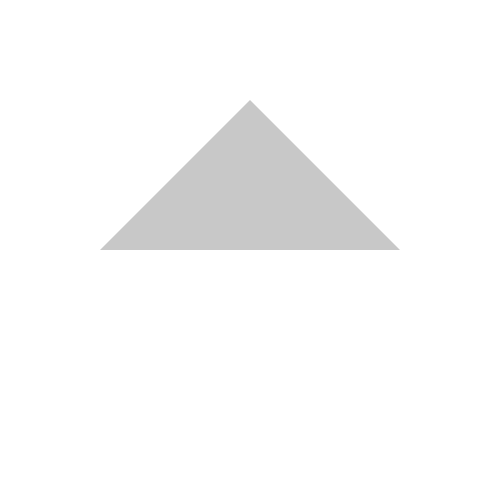
Frame 1 (no input)
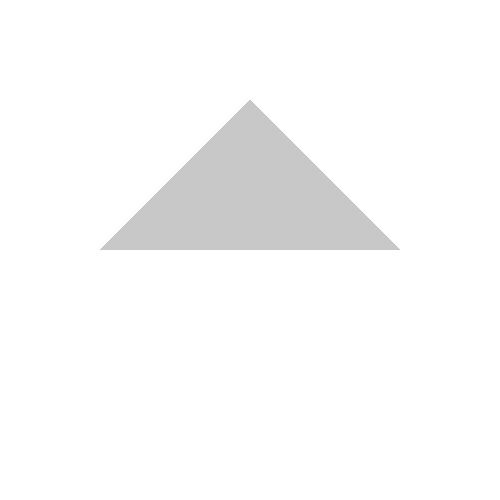
Frame 60 (no input)
Frame 120 (the mouse pressed at the canvas centre since frame 60): identical to frame 60, image omitted

The p5.js sketch that drew these frames (run headless with seeded random() and noise() and a simulated clock; from frame 60 on, the mouse is pressed at the canvas centre):

// p5.js sketch
// ── sketch.js
function setup() {
  createCanvas(500, 500);
  noStroke();
 
}

function draw() {
 
 // 배경이 되는 첫 원 
  fill(200);
triangle(100, 250, 400, 250, 250, 100);
 

 }
  

    
